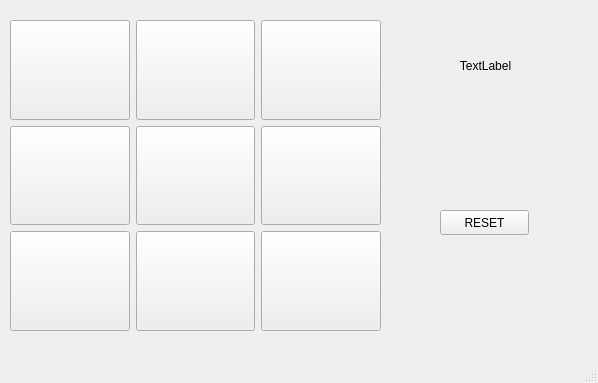
<?xml version="1.0" encoding="UTF-8"?>
<ui version="4.0">
 <class>MainWindow</class>
 <widget class="QMainWindow" name="MainWindow">
  <property name="geometry">
   <rect>
    <x>0</x>
    <y>0</y>
    <width>598</width>
    <height>383</height>
   </rect>
  </property>
  <property name="windowTitle">
   <string>XOX Game</string>
  </property>
  <property name="windowIcon">
   <iconset>
    <normaloff>assets/GameIcon.png</normaloff>assets/GameIcon.png</iconset>
  </property>
  <property name="iconSize">
   <size>
    <width>90</width>
    <height>90</height>
   </size>
  </property>
  <widget class="QWidget" name="centralwidget">
   <widget class="QWidget" name="gridLayoutWidget">
    <property name="geometry">
     <rect>
      <x>10</x>
      <y>20</y>
      <width>371</width>
      <height>311</height>
     </rect>
    </property>
    <layout class="QGridLayout" name="gridLayout">
     <item row="0" column="0">
      <widget class="QToolButton" name="toolButton_1">
       <property name="sizePolicy">
        <sizepolicy hsizetype="Expanding" vsizetype="Expanding">
         <horstretch>0</horstretch>
         <verstretch>0</verstretch>
        </sizepolicy>
       </property>
       <property name="text">
        <string/>
       </property>
      </widget>
     </item>
     <item row="1" column="2">
      <widget class="QToolButton" name="toolButton_6">
       <property name="sizePolicy">
        <sizepolicy hsizetype="Expanding" vsizetype="Expanding">
         <horstretch>0</horstretch>
         <verstretch>0</verstretch>
        </sizepolicy>
       </property>
       <property name="text">
        <string/>
       </property>
      </widget>
     </item>
     <item row="0" column="1">
      <widget class="QToolButton" name="toolButton_2">
       <property name="sizePolicy">
        <sizepolicy hsizetype="Expanding" vsizetype="Expanding">
         <horstretch>0</horstretch>
         <verstretch>0</verstretch>
        </sizepolicy>
       </property>
       <property name="text">
        <string/>
       </property>
      </widget>
     </item>
     <item row="0" column="2">
      <widget class="QToolButton" name="toolButton_3">
       <property name="sizePolicy">
        <sizepolicy hsizetype="Expanding" vsizetype="Expanding">
         <horstretch>0</horstretch>
         <verstretch>0</verstretch>
        </sizepolicy>
       </property>
       <property name="text">
        <string/>
       </property>
      </widget>
     </item>
     <item row="1" column="0">
      <widget class="QToolButton" name="toolButton_4">
       <property name="sizePolicy">
        <sizepolicy hsizetype="Expanding" vsizetype="Expanding">
         <horstretch>0</horstretch>
         <verstretch>0</verstretch>
        </sizepolicy>
       </property>
       <property name="text">
        <string/>
       </property>
      </widget>
     </item>
     <item row="1" column="1">
      <widget class="QToolButton" name="toolButton_5">
       <property name="sizePolicy">
        <sizepolicy hsizetype="Expanding" vsizetype="Expanding">
         <horstretch>0</horstretch>
         <verstretch>0</verstretch>
        </sizepolicy>
       </property>
       <property name="text">
        <string/>
       </property>
      </widget>
     </item>
     <item row="2" column="0">
      <widget class="QToolButton" name="toolButton_7">
       <property name="sizePolicy">
        <sizepolicy hsizetype="Expanding" vsizetype="Expanding">
         <horstretch>0</horstretch>
         <verstretch>0</verstretch>
        </sizepolicy>
       </property>
       <property name="text">
        <string/>
       </property>
      </widget>
     </item>
     <item row="2" column="1">
      <widget class="QToolButton" name="toolButton_8">
       <property name="sizePolicy">
        <sizepolicy hsizetype="Expanding" vsizetype="Expanding">
         <horstretch>0</horstretch>
         <verstretch>0</verstretch>
        </sizepolicy>
       </property>
       <property name="text">
        <string/>
       </property>
      </widget>
     </item>
     <item row="2" column="2">
      <widget class="QToolButton" name="toolButton_9">
       <property name="sizePolicy">
        <sizepolicy hsizetype="Expanding" vsizetype="Expanding">
         <horstretch>0</horstretch>
         <verstretch>0</verstretch>
        </sizepolicy>
       </property>
       <property name="text">
        <string/>
       </property>
      </widget>
     </item>
    </layout>
   </widget>
   <widget class="QPushButton" name="resetButton">
    <property name="geometry">
     <rect>
      <x>440</x>
      <y>210</y>
      <width>89</width>
      <height>25</height>
     </rect>
    </property>
    <property name="text">
     <string>RESET</string>
    </property>
   </widget>
   <widget class="QLabel" name="infoText">
    <property name="geometry">
     <rect>
      <x>400</x>
      <y>50</y>
      <width>171</width>
      <height>31</height>
     </rect>
    </property>
    <property name="text">
     <string>TextLabel</string>
    </property>
    <property name="alignment">
     <set>Qt::AlignCenter</set>
    </property>
   </widget>
  </widget>
  <widget class="QMenuBar" name="menubar">
   <property name="geometry">
    <rect>
     <x>0</x>
     <y>0</y>
     <width>598</width>
     <height>22</height>
    </rect>
   </property>
  </widget>
  <widget class="QStatusBar" name="statusbar"/>
 </widget>
 <resources/>
 <connections/>
</ui>
